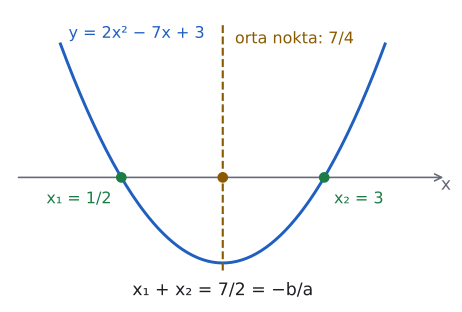

Here is the Python script that generated this plot:
import sys; sys.path.insert(0, "tools")
from cizim import *

# y = 2x² − 7x + 3: kökler 1/2 ve 3, köklerin ortası 7/4
fig, ax = sekil(6, 4)
ax.axis("off"); ax.set_xlim(-0.9, 4.6); ax.set_ylim(-4.6, 6.2)
ax.annotate("", xy=(4.5, 0), xytext=(-0.8, 0), arrowprops=dict(arrowstyle="->", color=SOLUK, lw=1.2))
ax.text(4.5, -0.45, "x", color=SOLUK, ha="center")
xs = np.linspace(-0.25, 3.75, 200)
ax.plot(xs, 2*xs**2 - 7*xs + 3, color=MAVI)
ax.plot([1.75, 1.75], [-3.4, 5.6], color=SARI, lw=1.6, ls="--")
nokta(ax, 0.5, 0, renk=YESIL); nokta(ax, 3, 0, renk=YESIL); nokta(ax, 1.75, 0, renk=SARI)
ax.text(0.38, -0.5, "x₁ = 1/2", ha="right", va="top", color=YESIL, fontsize=12)
ax.text(3.12, -0.5, "x₂ = 3", ha="left", va="top", color=YESIL, fontsize=12)
ax.text(1.9, 4.9, "orta nokta: 7/4", ha="left", color=SARI, fontsize=12)
ax.text(1.75, -4.3, "x₁ + x₂ = 7/2 = −b/a", ha="center", color=YAZI, fontsize=13)
ax.text(-0.15, 5.1, "y = 2x² − 7x + 3", ha="left", color=MAVI, fontsize=12)
kaydet(fig, __file__)
